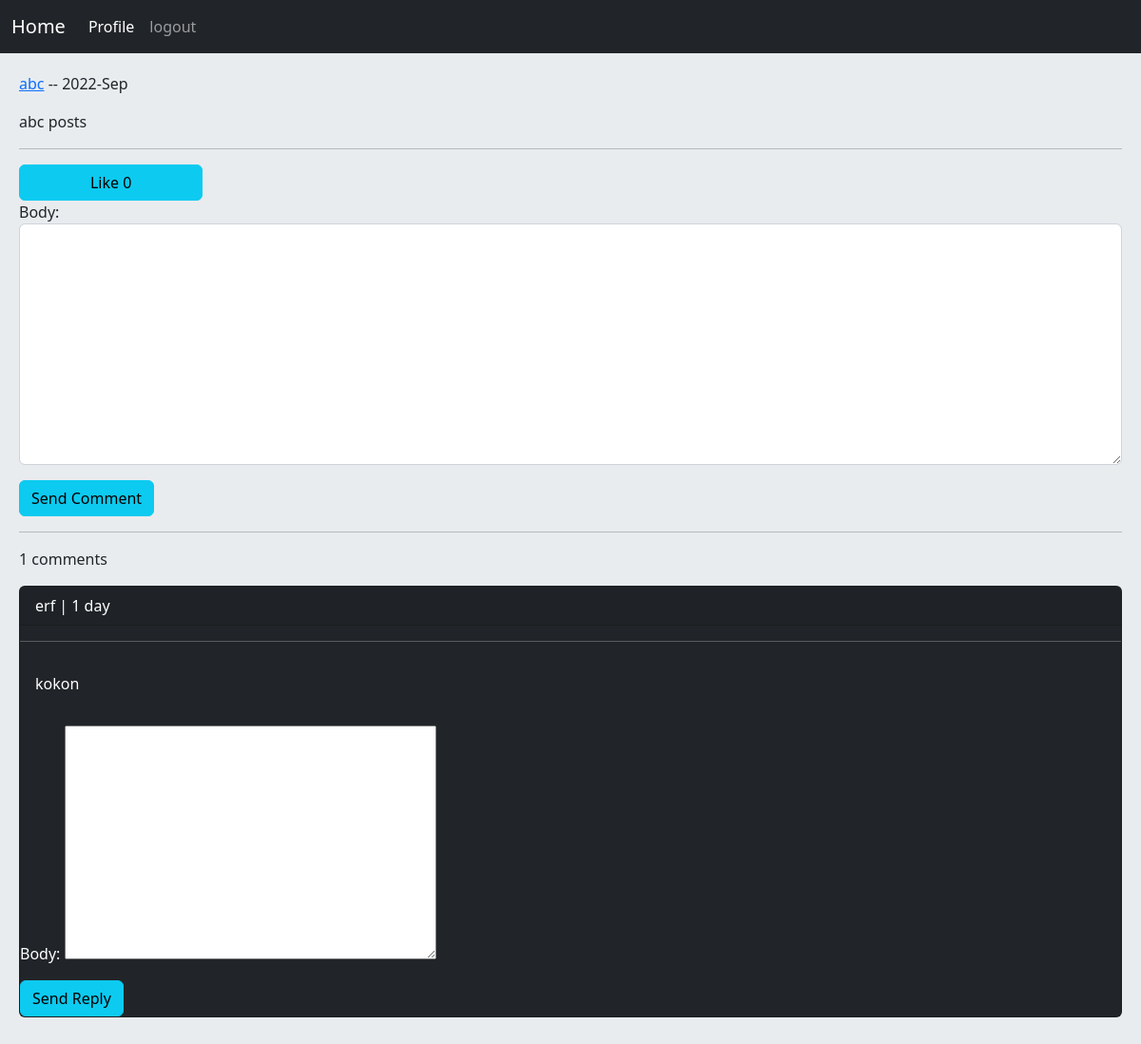
The app's page /post/2/abc-posts/ (signed in), older data.
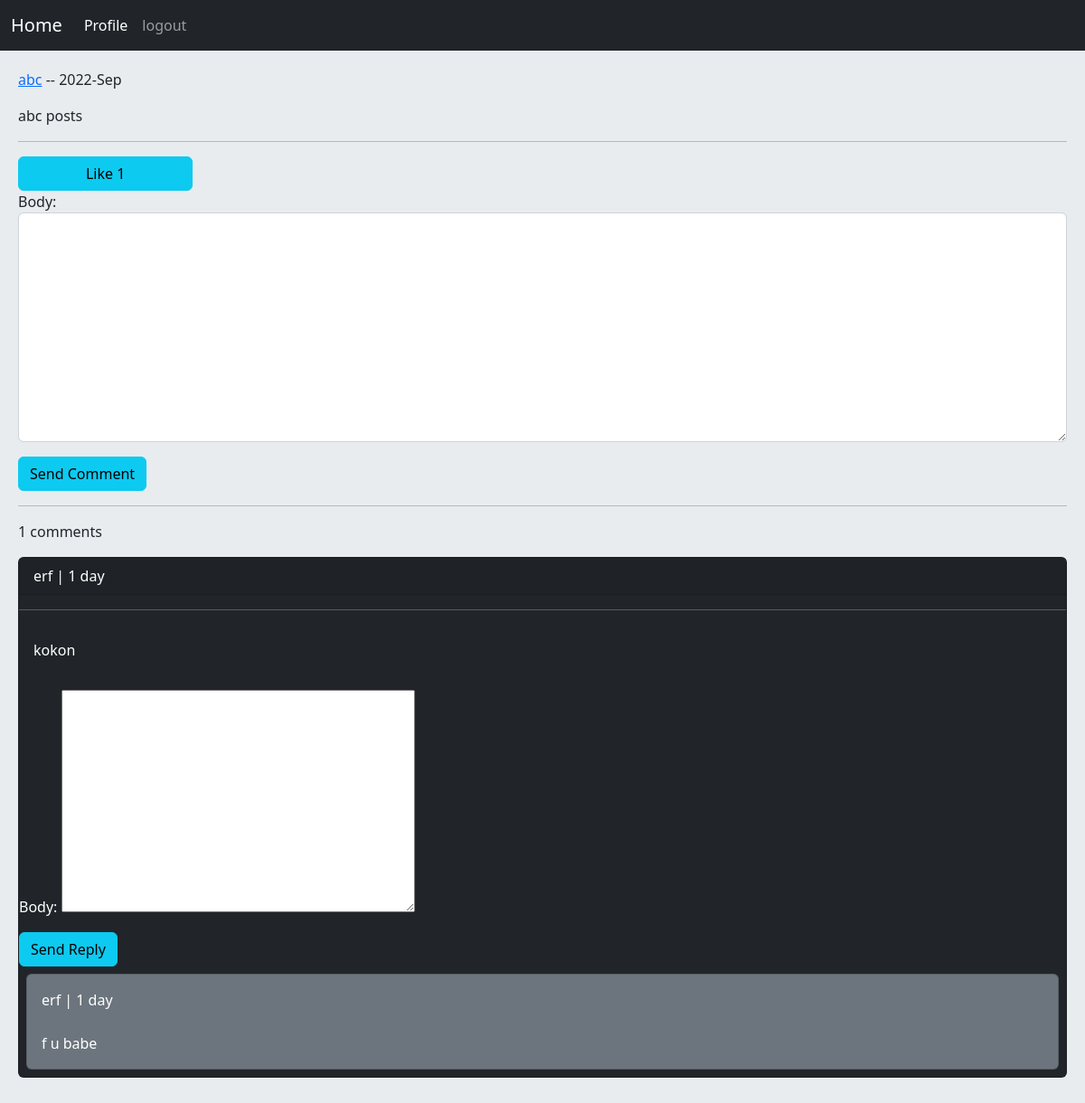
The same page, newer data.
### home/models.py (models this page shows, shortened)
class Post(models.Model):
    user = models.ForeignKey(User, on_delete=models.CASCADE, related_name='posts')
    body = models.TextField()
    slug = models.SlugField()
    created = models.DateTimeField(auto_now_add=True)
    updated = models.DateTimeField(auto_now=True)
    class Meta:
        ordering = ('-created', 'body')
    def likes_count(self):
        return self.pvotes.count()

class Comments(models.Model):
    user = models.ForeignKey(User, on_delete=models.CASCADE, related_name='ucomments')
    post = models.ForeignKey(Post, on_delete=models.CASCADE, related_name='pcomments')
    reply = models.ForeignKey('self', on_delete=models.CASCADE, related_name='rcomments', blank=True, null=True)
    is_reply = models.BooleanField(default=False)
    body = models.TextField(max_length=400)
    created = models.DateTimeField(auto_now_add=True)

### home/views.py (the view, shortened to what this page needs)
# urls.py: path('post/<int:post_id>/<slug:post_slug>/', views.PostDetailView.as_view(), name='post_detail'),
class PostDetailView(View):
    form_class = CommentCreateForm
    form_class_reply = CommentReplyForm
    def setup(self, request, *args, **kwargs):
        self.post_instance = Post.objects.get(pk=kwargs['post_id'], slug=kwargs['post_slug'])
        return super().setup(request, *args, **kwargs)
    def get(self,request, *args, **kwargs):
        try:
            comments = self.post_instance.pcomments.filter(is_reply=False)
            return render(request, 'home/detail.html', {'post': self.post_instance,
                                                        'comments': comments,
                                                        'form': self.form_class,
                                                        'reply_form': self.form_class_reply, })
        except ObjectDoesNotExist:
            messages.warning(request, 'Page Not Found', 'warning')
            return redirect('home:home')

### home/templates/home/detail.html (shortened to what this page needs)
{% extends 'base.html' %}
{% block content %}
        <p><a class="" href="{% url 'accounts:user_profile' post.user.id %}">{{ post.user.username }}</a> -- {{ post.updated|date:"Y-M" }}</p>
        <p>{{ post.body }}</p>
    <hr/>
    {% if request.user.is_authenticated %}
        <a href="{% url 'home:post_like' post.id %}" class="btn btn-info col-md-2"> Like {{ post.likes_count }} </a>
        <form action="" method="post">
            {{ form.as_p }}
            <input class="btn btn-info" type="submit" value="Send Comment">
        </form>
    {% else %}
        <p class="alert alert-warning"> Only Logged in Users Can Comment </p>
    {% endif %}
    <hr/>
    <p>{{ comments.count }} comments</p>
    {% for comment in comments %}
        <div class="card bg-dark text-white">
            <p class="card-header">{{ comment.user }} | {{ comment.created|timesince }}</p>
            <hr/>
            <p class="card-body">{{ comment.body }}</p>
            {% if request.user.is_authenticated %}
                <form class="" action="{% url 'home:add_reply' post.id comment.id %}" method="post">
                    {{ reply_form.as_p }}
                    <input class="btn btn-info" type="submit" value="Send Reply">
                </form>
            {% endif %}
            {% with replies=comment.rcomments.all %}
                {% for reply in replies %}
                <div class="card bg-secondary text-white p-2 m-2">
                    <p class="card-body p-1 m-1"> {{ reply.user }} | {{ comment.created|timesince }}
                    <br/><br/>{{ reply.body }} </p>
                </div>
                {% endfor %}
            {% endwith %}
        </div>
        <br/>
    {% empty %}
        <p> There Is No Reply For This Post.. </p>
    {% endfor %}
{% endblock %}

Row changes from the older to the newer data that the page shows:
computed for Post "abc posts": likes_count "0" → "1"
added Comments: user "erf", {{ comment.created|timesince }} "1 day", body "f u babe"
